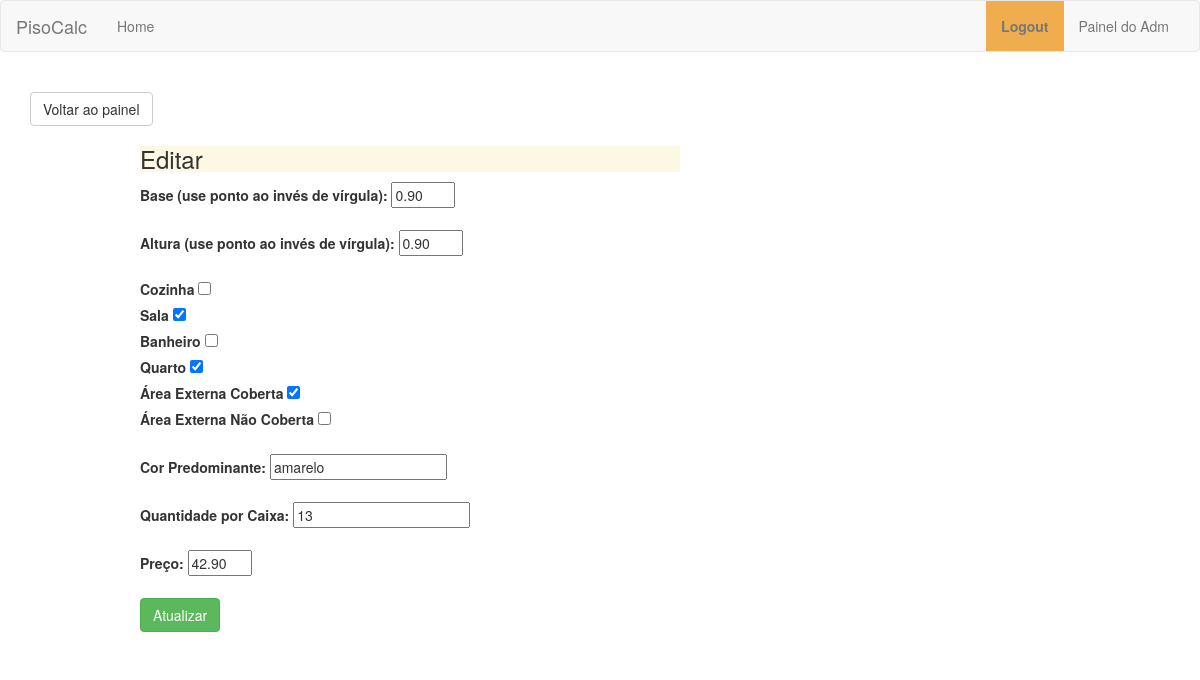
Screenshot of /piso/update.php?id=32 with the database file from the repository.
### tables this page shows
CREATE TABLE IF NOT EXISTS `piso` (
  `idPiso` int(10) unsigned NOT NULL AUTO_INCREMENT,
  `Fornecedor_idFornecedor` int(10) unsigned NOT NULL,
  `foto2` varchar(100) DEFAULT NULL,
  `base` decimal(10,2) DEFAULT NULL,
  `altura` decimal(10,2) DEFAULT NULL,
  `cozinha` tinyint(1) DEFAULT NULL,
  `sala` tinyint(1) DEFAULT NULL,
  `banheiro` tinyint(1) DEFAULT NULL,
  `quarto` tinyint(1) DEFAULT NULL,
  `areaext_cob` tinyint(1) DEFAULT NULL,
  `areaext_ncob` tinyint(1) DEFAULT NULL,
  `cor` varchar(20) DEFAULT NULL,
  `qtdadexcaixa` int(10) unsigned DEFAULT NULL,
  `preco` decimal(10,2) DEFAULT NULL,
  PRIMARY KEY (`idPiso`),
  KEY `Piso_FKIndex1` (`Fornecedor_idFornecedor`)
);

### piso/update.php (the view, shortened to what this page needs)
<?php
$id = null;
if ( !empty($_GET['id'])) {
    $id = $_REQUEST['id'];
}
if ( !empty($_POST)) {
    $base = $_POST['base'];
    $altura = $_POST['altura'];
    $cozinha = $_POST['cozinha'];
    $sala = $_POST['sala'];
    $banheiro = $_POST['banheiro'];
    $quarto = $_POST['quarto'];
    $areaext_cob = $_POST['areaext_cob'];
    $areaext_ncob = $_POST['areaext_ncob'];
    $cor = $_POST['cor'];
    $qtdadexcaixa = $_POST['qtdadexcaixa'];
    $preco = $_POST['preco'];
    $valid = true;
    if ($valid) {
        $pdo = Database::connect();
        $pdo->setAttribute(PDO::ATTR_ERRMODE, PDO::ERRMODE_EXCEPTION);
        $sql = "UPDATE piso set fornecedor_idFornecedor = ?, base = ?, altura = ?, cozinha = ?, sala = ?, banheiro = ?, quarto = ?, areaext_cob = ?, areaext_ncob = ?, cor = ?, qtdadexcaixa = ?, preco = ? WHERE idPiso = ?";
        $q = $pdo->prepare($sql);
        $q->execute(array(1, $base, $altura, $cozinha, $sala, $banheiro, $quarto, $areaext_cob, $areaext_ncob, $cor, $qtdadexcaixa, $preco, $id));
        Database::disconnect();
        header("Location: index.php");
    }
    } else {
        $pdo = Database::connect();
        $pdo->setAttribute(PDO::ATTR_ERRMODE, PDO::ERRMODE_EXCEPTION);
        $sql = "SELECT * FROM piso where idPiso = ?";
        $q = $pdo->prepare($sql);
        $q->execute(array($id));
        $data = $q->fetch(PDO::FETCH_ASSOC);
        $base = $data['base'];
        $altura = $data['altura'];
        $cozinha = $data['cozinha'];
        $sala = $data['sala'];
        $banheiro = $data['banheiro'];
        $quarto = $data['quarto'];
        $areaext_cob = $data['areaext_cob'];
        $areaext_ncob = $data['areaext_ncob'];
        $cor = $data['cor'];
        $qtdadexcaixa = $data['qtdadexcaixa'];
        $preco = $data['preco'];
    }
?>
<!DOCTYPE html>
<html lang="en">
<head>
</head>
<?php include ('../layout/headerlogado.php'); ?>
<br/>
<body>
    <div class="container">
        <a class="btn btn-default" href="index.php">Voltar ao painel</a><br/>
                <div class="col-xs-offset-1 col-md-6">
                    <div class="bg-warning">
                        <h3>Editar</h3>
                    </div>
                    <form class="form-horizontal" action="update.php?id=<?php echo $id?>" method="post">
                        <div>
                        <label>Base (use ponto ao invés de vírgula):</label>
                            <input type="float" name="base" size="5" placeholder="Base" value="<?php echo !empty($base)?$base:'';?>"/>
                        </div>
                        <br/>
                        <div>
                        <label>Altura (use ponto ao invés de vírgula):</label>
                            <input type="float" name="altura" size="5" placeholder="Altura" value="<?php echo !empty($altura)?$altura:'';?>"/>
                        </div>
                        <br/>
                        <div>
                        <label>Cozinha</label>
                            <input type="checkbox" name="cozinha" value="1" <?php if ($cozinha == 1){echo "checked";} ?>/>
                        </div>
                        <div>
                        <label>Sala</label>
                            <input type="checkbox" name="sala" value="1" <?php if ($sala == 1){echo "checked";} ?>/>
                        </div>
                        <div>
                        <label>Banheiro</label>
                            <input type="checkbox" name="banheiro" value="1" <?php if ($banheiro == 1){echo "checked";} ?>/>
                        </div>
                        <div>
                        <label>Quarto</label>
                            <input type="checkbox" name="quarto" value="1" <?php if ($quarto == 1){echo "checked";} ?>/>
                        </div>
                        <div>
                        <label>Área Externa Coberta</label>
                            <input type="checkbox" name="areaext_cob" value="1" <?php if ($areaext_cob == 1){echo "checked";} ?>/>
                        </div>
                        <div>
                        <label>Área Externa Não Coberta</label>
                            <input type="checkbox" name="areaext_ncob" value="1" <?php if ($areaext_ncob == 1){echo "checked";} ?>/>
                        </div>
                        <br/>
                        <div>
                            <label>Cor Predominante:</label>
                                <input name="cor" type="text"  placeholder="Cor" value="<?php echo !empty($cor)?$cor:'';?>">
                        </div>
                        <br/>
                        <div>
                            <label>Quantidade por Caixa:</label>
                                <input name="qtdadexcaixa" type="number"  placeholder="Qtdade X Caixa" value="<?php echo !empty($qtdadexcaixa)?$qtdadexcaixa:'';?>">
                        </div>
                        <br/>
                        <div>
                            <label>Preço:</label>
                                <input type="float" name="preco" size="5" placeholder="Preço" value="<?php echo !empty($preco)?$preco:'';?>"/>
                        </div>
                        <br/>
                      <div class="form-actions">
                          <button type="submit" class="btn btn-success">Atualizar</button>
                          <br/><br/>
                        </div>
                    </form>
                </div>
    </div>
  </body>
</html>

### rows the page displays
piso: base "0.90", altura "0.90", sala "☑", quarto "☑", areaext_cob "☑", cor "amarelo", qtdadexcaixa "13", preco "42.90"
